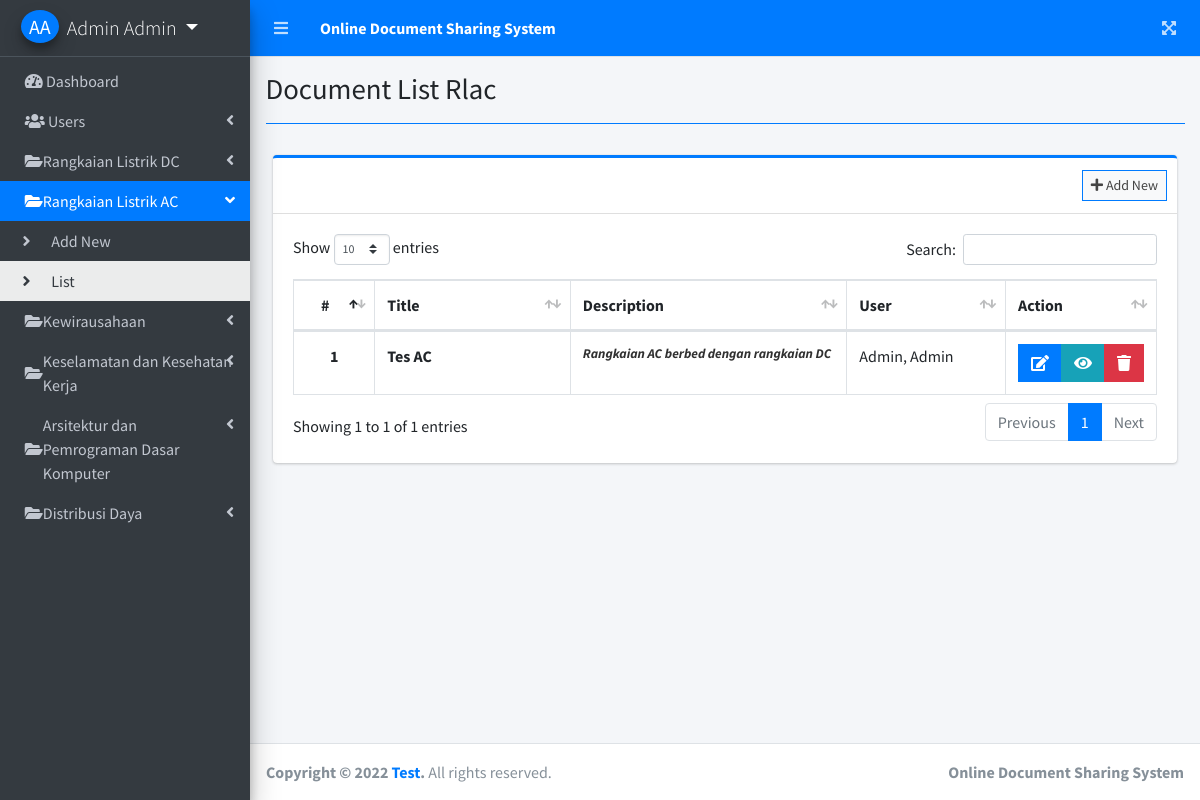
/index.php?page=document_list_rlac (signed in), run on the app's committed database.
### tables this page shows
CREATE TABLE `rlac` (
  `id` int(11) NOT NULL,
  `title` varchar(255) NOT NULL,
  `description` text NOT NULL,
  `file_json` text NOT NULL,
  `user_id` int(30) NOT NULL,
  `date_created` datetime NOT NULL DEFAULT current_timestamp()
);

### document_list_rlac.php (the view, shortened to what this page needs)
<?php include'db_connect.php' ?>
<div class="col-lg-12">
	<div class="card card-outline card-primary">
		<div class="card-header">
			<div class="card-tools">
				<a class="btn btn-block btn-sm btn-default btn-flat border-primary" href="./index.php?page=new_document_rlac"><i class="fa fa-plus"></i> Add New</a>
			</div>
		</div>
		<div class="card-body">
			<table class="table tabe-hover table-bordered" id="list">
			     <?php if($_SESSION['login_type'] == 1 ): ?>
				<colgroup>
					<col width="10%">
					<col width="25%">
					<col width="35%">
					<col width="20%">
					<col width="10%">
				</colgroup>
			    <?php endif; ?>
				<thead>
					<tr>
						<th class="text-center">#</th>
						<th>Title</th>
						<th>Description</th>
					     <?php if($_SESSION['login_type'] == 1 ): ?>
						<th>User</th>
					    <?php endif; ?>
						<th>Action</th>
					</tr>
				</thead>
				<tbody>
					<?php
					$i = 1;
					$where = '';
					if($_SESSION['login_type'] == 1 ):
					$user = $conn->query("SELECT * FROM users where id in (SELECT user_id FROM rlac) ");
					while($row = $user->fetch_assoc()){
						$uname[$row['id']] = ucwords($row['lastname'].', '.$row['firstname'].' '.$row['middlename']);
					}
					else:
						$where = " where user_id = '{$_SESSION['login_id']}' ";
					endif;
					$qry = $conn->query("SELECT * FROM rlac $where order by unix_timestamp(date_created) desc ");
					while($row= $qry->fetch_assoc()):
						$trans = get_html_translation_table(HTML_ENTITIES,ENT_QUOTES);
						unset($trans["\""], $trans["<"], $trans[">"], $trans["<h2"]);
						$desc = strtr(html_entity_decode($row['description']),$trans);
						$desc=str_replace(array("<li>","</li>"), array("",", "), $desc);
					?>
					<tr>
						<th class="text-center"><?php echo $i++ ?></th>
						<td><b><?php echo ucwords($row['title']) ?></b></td>
						<td><b class="truncate"><?php echo strip_tags($desc) ?></b></td>
						  <?php if($_SESSION['login_type'] == 1 ): ?>
						<td><?php echo isset($uname[$row['user_id']]) ? $uname[$row['user_id']] : "Deleted User" ?></td>
					    <?php endif; ?>
						<td class="text-center">
		                    <div class="btn-group">
		                        <a href="./index.php?page=edit_document_rlac&id=<?php echo $row['id'] ?>" class="btn btn-primary btn-flat">
		                          <i class="fas fa-edit"></i>
		                        </a>
		                        <a  href="./index.php?page=view_document_rlac&id=<?php echo md5($row['id']) ?>" class="btn btn-info btn-flat">
		                          <i class="fas fa-eye"></i>
		                        </a>
		                        <button type="button" class="btn btn-danger btn-flat delete_file_rlac" data-id="<?php echo $row['id'] ?>">
		                          <i class="fas fa-trash"></i>
		                        </button>
	                      </div>
						</td>
					</tr>
				<?php endwhile; ?>
				</tbody>
			</table>
		</div>
	</div>
</div>

### data on the page
rlac: title "Tes AC", description "Rangkaian AC berbed dengan rangkaian DC", user "Admin, Admin"

### other printed values
$_SESSION['login_firstname'].' '.$_SESSION['login_lastname'] "Admin Admin"
$title "Document List Rlac"
